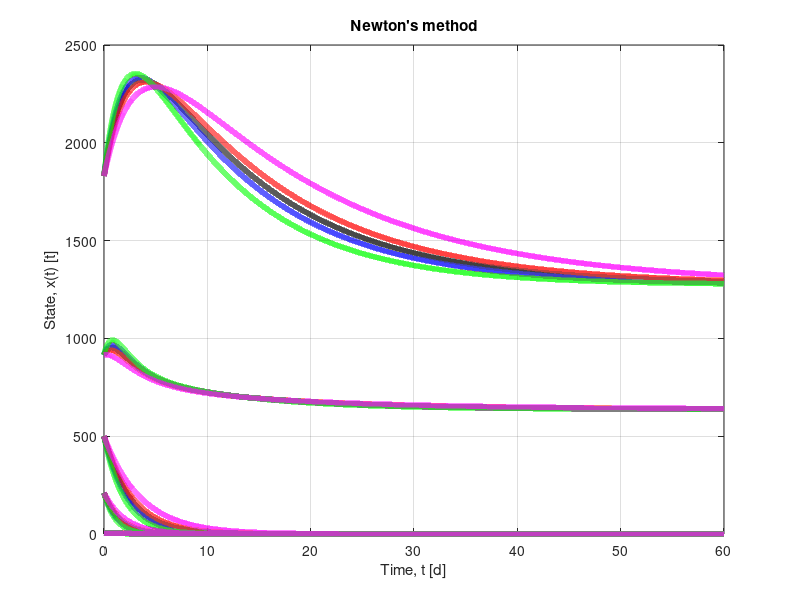

The MATLAB source for this figure: (Note: this script raises an error after producing the figure.)
%% This notebook simulates the closed-loop system with output feedback and uncertainties as 
% explained in [2]. The controller is designed using the nominal matrix A as shown in the MATLAB script 
% "outputFdbk_CO2case.m".

% REFERENCES:
% [1] Ilka, A. and Murgovski, N., 2022. Novel results on output-feedback LQR design. 
% IEEE Transactions on Automatic Control, 68(9), pp. 5187-5200.
% [2] Zocco, F., Haddad, W.M. and Malvezzi, M., 2025. CarboNet: A finite-time combustion-tolerant compartmental network for 
% tropospheric carbon control. arXiv preprint arXiv:2508.16774.
% [3] (last access: 14 November 2025) https://codeocean.com/capsule/4291166/tree/v1 

%%%%%%%%%%%%%%%%%%%%%%%%%%%%%%%%%%%%%%%%%%%%%%%%%%%%%%%%%%%%%%%%%%%%%%%%%%%
% Create the nominal matrix A:

A = [-0.2, 0.5, 0.5, 0.1, 0.5; 0.0, -0.7, 0.0, 0.0, 0.0; 0.0, 0.0, -0.4, 0.0, 0.0; 0.2, 0.5, 0.5, -0.1, 0.5; 0.0, 0.0, 0.0, 0.0, -0.2];
B = [-1; 0; 0; 0; 0];
C = [1, 0, 0, 0, 0];
D = 0;

% Create matrix with 10% variation of entries of A:
Delta_10 = 0.1*A;
A_10p = A + Delta_10;
A_10m = A - Delta_10;

% Create matrix with 30% variation of entries of A:
Delta_30 = 0.3*A;
A_30p = A + Delta_30;
A_30m = A - Delta_30;                  

% Set initial conditions x0, set-point xe, and translate the state and input:
x0 = [915.4; 210.0; 500.0; 1830.8; 4]; %initial conditions in tonnes, see [2] for details
x1e = 637.2; %as indicated in the source paper [2], which corresponds to the CO2 mass in the pre-industrial era inside a fixed volume
x2e = 0; %see source paper [2] for the reason of this condition
x3e = 0; %see source paper [2] for the reason of this condition
x4e = (0.2/0.1)*x1e; %see source paper [2] for the reason of this condition 
x7e = 0;
xe = [x1e; x2e; x3e; x4e; x7e]; 
x_tilde_0 = x0 - xe;
v_e = 0;

% Optimal gain computed on the nominal A and with Algorithm 1 (Newton's method):
K = -0.8372;

% Closed-loop matrices with uncertainties:
A_tilde = A - B*K*C; %nominal system
A_tilde_10p = A_10p - B*K*C;
A_tilde_10m = A_10m - B*K*C;
A_tilde_30p = A_30p - B*K*C;
A_tilde_30m = A_30m - B*K*C;

% Closed-loop systems:
ss_closedLoop = ss(A_tilde, zeros(size(B)), C, zeros(size(D)));
ss_closedLoop_10p = ss(A_tilde_10p, zeros(size(B)), C, zeros(size(D)));
ss_closedLoop_10m = ss(A_tilde_10m, zeros(size(B)), C, zeros(size(D)));
ss_closedLoop_30p = ss(A_tilde_30p, zeros(size(B)), C, zeros(size(D)));
ss_closedLoop_30m = ss(A_tilde_30m, zeros(size(B)), C, zeros(size(D)));

%% Plots:
t_final = 60; 
t = linspace(0, t_final, 10^5);
[y_tilde, ~, x_tilde] = initial(ss_closedLoop, x_tilde_0, t);
[y_tilde_10p, ~, x_tilde_10p] = initial(ss_closedLoop_10p, x_tilde_0, t);
[y_tilde_10m, ~, x_tilde_10m] = initial(ss_closedLoop_10m, x_tilde_0, t);
[y_tilde_30p, ~, x_tilde_30p] = initial(ss_closedLoop_30p, x_tilde_0, t);
[y_tilde_30m, ~, x_tilde_30m] = initial(ss_closedLoop_30m, x_tilde_0, t);

% Original state x(t):
% Nominal case:
x1 = x_tilde(:,1) + x1e;
x2 = x_tilde(:,2) + x2e;
x3 = x_tilde(:,3) + x3e;
x4 = x_tilde(:,4) + x4e;
x7 = x_tilde(:,5) + x7e;
% With uncertainty of +10%:
x1_10p = x_tilde_10p(:,1) + x1e;
x2_10p = x_tilde_10p(:,2) + x2e;
x3_10p = x_tilde_10p(:,3) + x3e;
x4_10p = x_tilde_10p(:,4) + x4e;
x7_10p = x_tilde_10p(:,5) + x7e;
%
x1_10m = x_tilde_10m(:,1) + x1e;
x2_10m = x_tilde_10m(:,2) + x2e;
x3_10m = x_tilde_10m(:,3) + x3e;
x4_10m = x_tilde_10m(:,4) + x4e;
x7_10m = x_tilde_10m(:,5) + x7e;
%
x1_30p = x_tilde_30p(:,1) + x1e;
x2_30p = x_tilde_30p(:,2) + x2e;
x3_30p = x_tilde_30p(:,3) + x3e;
x4_30p = x_tilde_30p(:,4) + x4e;
x7_30p = x_tilde_30p(:,5) + x7e;
%
x1_30m = x_tilde_30m(:,1) + x1e;
x2_30m = x_tilde_30m(:,2) + x2e;
x3_30m = x_tilde_30m(:,3) + x3e;
x4_30m = x_tilde_30m(:,4) + x4e;
x7_30m = x_tilde_30m(:,5) + x7e;

figure
plot(t, x1, 'k', 'linewidth', 4);
hold on;
plot(t, x2, 'k', 'linewidth', 4);
hold on;
plot(t, x3, 'k', 'linewidth', 4);
hold on;
plot(t, x4, 'k', 'linewidth', 4);
grid on
plot(t, x7, 'k', 'linewidth', 4);
%
plot(t, x1_10p, 'b', 'linewidth', 4);
hold on;
plot(t, x2_10p, 'b', 'linewidth', 4);
hold on;
plot(t, x3_10p, 'b', 'linewidth', 4);
hold on;
plot(t, x4_10p, 'b', 'linewidth', 4);
grid on
plot(t, x7_10p, 'b', 'linewidth', 4);
%
plot(t, x1_10m, 'r', 'linewidth', 4);
hold on;
plot(t, x2_10m, 'r', 'linewidth', 4);
hold on;
plot(t, x3_10m, 'r', 'linewidth', 4);
hold on;
plot(t, x4_10m, 'r', 'linewidth', 4);
grid on
plot(t, x7_10m, 'r', 'linewidth', 4);
%
plot(t, x1_30p, 'g', 'linewidth', 4);
hold on;
plot(t, x2_30p, 'g', 'linewidth', 4);
hold on;
plot(t, x3_30p, 'g', 'linewidth', 4);
hold on;
plot(t, x4_30p, 'g', 'linewidth', 4);
grid on
plot(t, x7_30p, 'g', 'linewidth', 4);
%
plot(t, x1_30m, 'm', 'linewidth', 4);
hold on;
plot(t, x2_30m, 'm', 'linewidth', 4);
hold on;
plot(t, x3_30m, 'm', 'linewidth', 4);
hold on;
plot(t, x4_30m, 'm', 'linewidth', 4);
grid on
plot(t, x7_30m, 'm', 'linewidth', 4);
grid on
title("Newton's method")
xlabel('Time, t [d]')
ylabel('State, x(t) [t]')
fontsize(35,"points")
legend('Nominal', '', '', '', '', '+10%', '', '', '', '', '-10%', '', '', '', '', '+30%', '', '', '', '', '-30%', '', '', '', '');
xlim([0, 60])
xticks([0, 10, 20, 30, 40, 50, 60, 70])

% Original output y(t):
y = y_tilde + x1e;
y_10p = y_tilde_10p + x1e;
y_10m = y_tilde_10m + x1e;
y_30p = y_tilde_30p + x1e;
y_30m = y_tilde_30m + x1e;
figure
plot(t, y, 'k', 'linewidth', 4)
hold on;
plot(t, y_10p, 'b', 'linewidth', 4)
hold on;
plot(t, y_10m, 'r', 'linewidth', 4)
hold on;
plot(t, y_30p, 'g', 'linewidth', 4)
hold on;
plot(t, y_30m, 'm', 'linewidth', 4)
grid on
title("Newton's method")
xlabel('Time, t [d]')
ylabel('Output, y(t) [t]')
fontsize(35,"points")
legend('Nominal', '+10%', '-10%', '+30%', '-30%');
xlim([0, 60])
xticks([0, 10, 20, 30, 40, 50, 60])
yticks([600, 700, 800, 900, 1000])

% Original control input u(t) = -K*(y - C*xe) + v_e:
n_m = 5;
n_r = 1;

u = - K*(y - C*xe) + v_e;
u_m = (n_m/(n_m+n_r))*u;
u_r = (n_r/(n_m+n_r))*u;
%
u_10p = - K*(y_10p - C*xe) + v_e;
u_m_10p = (n_m/(n_m+n_r))*u_10p;
u_r_10p = (n_r/(n_m+n_r))*u_10p;
%
u_10m = - K*(y_10m - C*xe) + v_e;
u_m_10m = (n_m/(n_m+n_r))*u_10m;
u_r_10m = (n_r/(n_m+n_r))*u_10m;
%
u_30p = - K*(y_30p - C*xe) + v_e;
u_m_30p = (n_m/(n_m+n_r))*u_30p;
u_r_30p = (n_r/(n_m+n_r))*u_30p;
%
u_30m = - K*(y_30m - C*xe) + v_e;
u_m_30m = (n_m/(n_m+n_r))*u_30m;
u_r_30m = (n_r/(n_m+n_r))*u_30m;
figure
plot(t, u_m, 'k', 'linewidth', 4)
hold on
plot(t, u_r, 'k', 'linewidth', 4)
hold on;
plot(t, u_m_10p, 'b', 'linewidth', 4)
hold on
plot(t, u_r_10p, 'b', 'linewidth', 4)
hold on;
plot(t, u_m_10m, 'r', 'linewidth', 4)
hold on
plot(t, u_r_10m, 'r', 'linewidth', 4)
hold on;
plot(t, u_m_30p, 'g', 'linewidth', 4)
hold on
plot(t, u_r_30p, 'g', 'linewidth', 4)
hold on;
plot(t, u_m_30m, 'm', 'linewidth', 4)
hold on
plot(t, u_r_30m, 'm', 'linewidth', 4)
grid on
title("Newton's method")
legend('Nominal', '', '+10%', '', '-10%', '', '+30%', '', '-30%', '');
xlabel('Time, t [d]')
ylabel('u_m(t), u_r(t) [t/d]')
fontsize(35,"points")
xlim([0, 60])
xticks([0, 10, 20, 30, 40, 50, 60])
